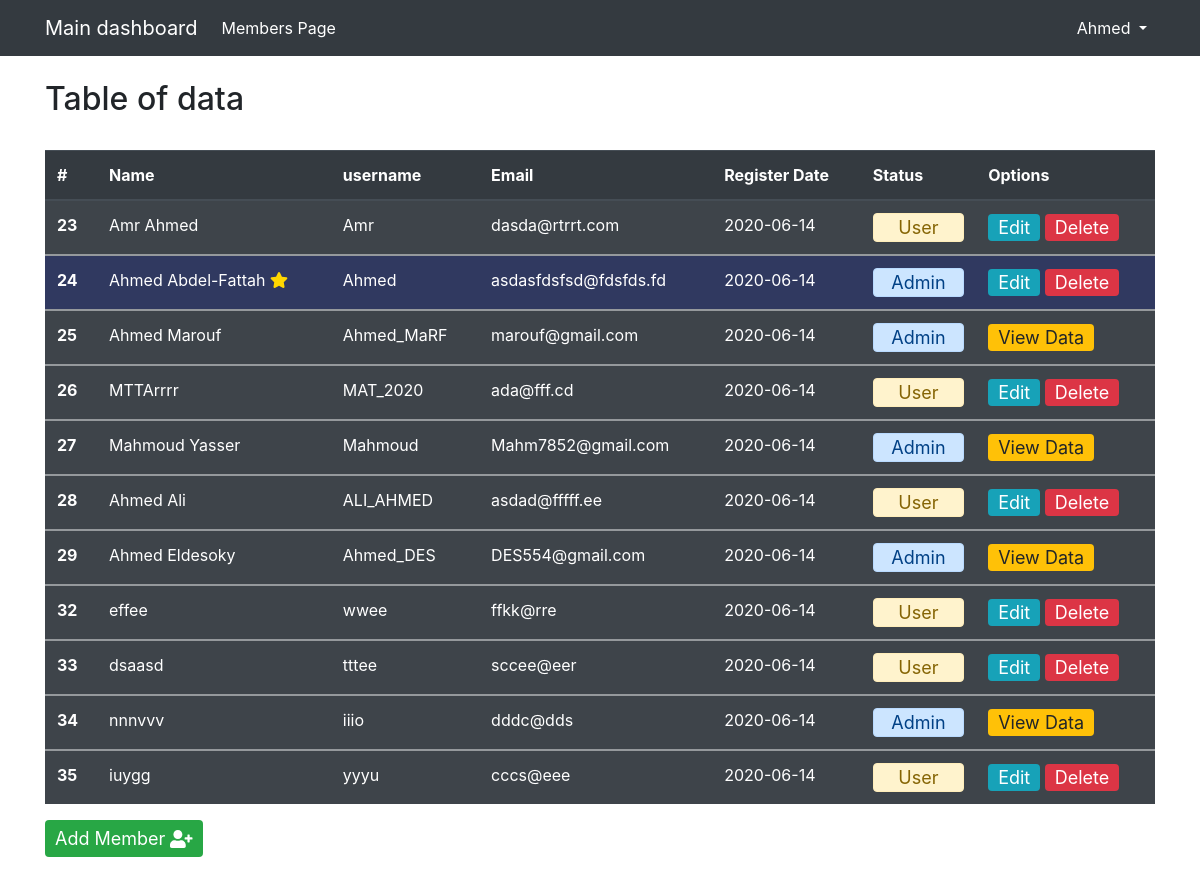
The page /members.php (signed in) on the database its author committed.
### tables this page shows
CREATE TABLE `hosters` (
  `ID` int(11) NOT NULL,
  `name` varchar(255) NOT NULL,
  `username` varchar(255) NOT NULL,
  `password` varchar(255) NOT NULL,
  `email` varchar(255) NOT NULL,
  `phone` int(11) NOT NULL,
  `date` date NOT NULL,
  `trust_status` tinyint(2) NOT NULL
);

### members.php (the view, shortened to what this page needs)
<?php
    if(isset($_SESSION['username'])) {
        include "init.php";
        if(!isset($_GET['do'])) {
            $do = "Manage";
        } else {
            $do = $_GET['do'];
        }
        echo "<div class='container'>";
        if($do == "Manage") {
            $stmt = $con->prepare("SELECT * FROM hosters");
            $stmt->execute();
            $rows = $stmt->fetchAll();
            echo "<br><h2>Table of data</h2><br>";
            echo "<div class='total_table'>";
            echo "<table class='table table-striped table-dark'>";
                echo "<thead>";
                    echo "<tr>";
                        echo "<th scope='col'>#</th>";
                        echo "<th scope='col'>Name</th>";
                        echo "<th scope='col'>username</th>";
                        echo "<th scope='col'>Email</th>";
                        echo "<th scope='col'>Register Date</th>";
                        echo "<th scope='col'>Status</th>";
                        echo "<th scope='col'>Options</th>";
                    echo "</tr>";
                echo "</thead>";
            foreach($rows as $row) {
                echo "<tbody>";
                    if ($_SESSION['ID'] == $row['ID']) {
                        echo "<tr style='background:#303960;'>";
                    } else {
                        echo "<tr>";
                    }
                        echo "<th scope='row'>" . $row['ID'] . "</th>";
                        if ($_SESSION['ID'] == $row['ID']) {
                            echo "<td>" . $row['name'] . " <i class='fas fa-star'></i></td>";
                        } else {
                            echo "<td>" . $row['name'] . "</td>";
                        }
                        echo "<td>" . $row['username'] . "</td>";
                        echo "<td>" . $row['email'] . "</td>";
                        echo "<td>" . $row['date'] . "</td>";
                        echo "<td>";
                            if($row['trust_status'] == 1) {
                                echo "<p class='status_para alert alert-primary'>Admin</p>";
                            } else {
                                echo "<p class='status_para alert alert-warning'>User</p>";
                            }
                        echo "</td>";
                        if(($_SESSION['username'] == $row['username']) || ($row['trust_status'] == 2)){
                            echo "<td>
                            <a href='?do=Edit&ID=" . $row['ID']  . "'> <button style='border:none; padding: 0 10px; font-size:18px;' class='btn btn-info'>Edit</button></a>
                            <a href='?do=Delete&ID=" . $row['ID']  . "'><button style='border:none; padding: 0 10px; font-size:18px;' class='btn btn-danger'>Delete</button></a>
                            </td>";
                        } else {
                            echo "<td>
                            <a href='?do=View&ID=" . $row['ID']  . "'> <button style='border:none; padding: 0 10px; font-size:18px;' class='btn btn-warning'>View Data</button></a>
                            </td>";
                        }
                            echo "</tr>";
                echo "</tbody>";
            }
            echo "</table>";
            echo "</div>";
            echo "<a href='?do=Add'><button style='border:none; padding: 5px 10px; font-size:18px; margin-bottom: 30px;' class='btn btn-success'>Add Member  <i class='fas fa-user-plus'></i></button></a>";
        } else if($do == "Add") { ?>
            <br><h2>Add Member</h2><br>
            <form  method="POST" action="?do=Insert">
                <div class="form-row">
                    <div class="form-group col-md-6">
                        <label>Name</label>
                        <input type="text" class="form-control" name="name_add" placeholder="Name" required>
                    </div>
                    <div class="form-group col-md-6">
                        <label>Password</label>
                        <input type="password" class="form-control" name="password_add" placeholder="Password" required>
                    </div>
                </div>
                <div class="form-row">
                    <div class="form-group col-md-6">
                        <label>Username</label>
                        <input type="text" class="form-control" name="username_add" placeholder="Userame" required>
                    </div>
                    <div class="form-group col-md-6">
                        <label>Email</label>
                        <input type="email" class="form-control" name="email_add" placeholder="Email" required>
                    </div>
                </div>
                <div class="form-row">
                    <div class="form-group col-md-6">
                        <label>Phone</label>
                        <input type="tel" class="form-control" name="phone_add" placeholder="Phone" required>
                    </div>
                    <div class="form-group col-md-6">
                        <label>Trust Status</label>
                        <select name="status_add" class="form-control" id="">
                            <option value="1">Admin</option>
                            <option value="2">User</option>
                        </select>
                    </div>
                </div>
                <button type="submit" class="btn btn-primary">Sign in</button>
            </form>
        <?php
        } else if($do == "Insert") {
            if( $_SERVER['REQUEST_METHOD'] == "POST") {
                $name_add       = $_POST['name_add'];
                $password_add   = $_POST['password_add'];
                $password_add_hased = password_hash($password_add, PASSWORD_DEFAULT);
                $username_add   = $_POST['username_add'];
                $email_add      = $_POST['email_add'];
                $phone_add      = $_POST['phone_add'];
                $status_add     = $_POST['status_add'];
                $stmt = $con->prepare("INSERT INTO hosters(name,username,password,email,phone,date,trust_status) VALUES(:nameInsert,:username,:passwordInsert,:emailInsert,:phoneInsert,now(),:trust_status)");
                $stmt->execute(array(
                    ":nameInsert"           => $name_add,
                    ":username"             => $username_add,
                    ":passwordInsert"       => $password_add_hased,
                    ":emailInsert"          => $email_add,
                    ":phoneInsert"          => $phone_add,
                    ":trust_status"         => $status_add
                ));
                echo "<br><br><h2 class='alert alert-success'>Success One Member added<h2>";
                timer(3,"?members.php");
            } else {
                header("location:index.php");
                exit();
            }
        } else if($do == "Edit") {
            if ( isset($_GET['ID']) && is_numeric($_GET['ID'])) {
            $ID_Edit = $_GET['ID'];
            $stmt = $con->prepare("SELECT * FROM hosters WHERE ID = ?");
            $stmt->execute( array($ID_Edit) );
            $row_edt = $stmt->fetch();
        ?>
            <br><h2>Edit the data of Member</h2><br>
            <form  method="POST" action="?do=Update">
                <div class="form-row">
                    <input type="text" value="<?php echo $row_edt['ID']?>" name="ID_edit" style="display:none;">
                    <div class="form-group col-md-6">
                        <label>Name</label>
                        <input type="text" class="form-control" name="name_edit"
                        value="<?php echo $row_edt['name']?>">
                    </div>
                    <div class="form-group col-md-6">
                        <label>Password</label>
                        <?php
                            if($_SESSION['ID'] != $row_edt['ID']){
                                echo "<input type='password' name='password_edit' class='form-control' readonly>";
                            } else {
                                echo "<input type='password' class='form-control' name='password_edit'>";
                            }
                        ?>
                    </div>
                </div>
                <div class="form-row">
                    <div class="form-group col-md-6">
                        <label>Username</label>
                        <input type="text" class="form-control" name="username_edit"
                        value="<?php echo $row_edt['username']?>">
                    </div>
                    <div class="form-group col-md-6">
                        <label>Email</label>
                        <input type="email" class="form-control" name="email_edit"
                        value="<?php echo $row_edt['email']?>">
                    </div>
                </div>
                <div class="form-row">
                    <div class="form-group col-md-6">
                        <label>Phone</label>
                        <input type="tel" class="form-control" name="phone_edit"
                        value="<?php echo $row_edt['phone']?>">
                    </div>
                    <div class="form-group col-md-6">
                        <label>Trust Status</label>
                        <select name="status_edit" class="form-control" id="">
                            <?php
                                if($row_edt['trust_status'] == 1) {
                                    echo "<option value='1' selected>Admin</option>";
                                    echo "<option value='2'>User</option>";
                                } else {
                                    echo "<option value='1'>Admin</option>";
                                    echo "<option value='2' selected>User</option>";
                                }
                            ?>
                        </select>
                    </div>
                </div>
                <button type="submit" class="btn btn-primary">Update</button>
            </form>
        <?php
            } else {
                header("location:index.php");
            }
        } else if($do == "Update") {
            if($_SERVER['REQUEST_METHOD'] == "POST") {
                $ID_update              = $_POST['ID_edit'];
                $name_update            = $_POST['name_edit'];
                $password_update        = $_POST['password_edit'];
                $password_update_hased  = password_hash($password_update,PASSWORD_DEFAULT);
                $username_update        = $_POST['username_edit'];
                $email_update           = $_POST['email_edit'];
                $phone_update           = $_POST['phone_edit'];
                $status_update          = $_POST['status_edit'];
                $stmt_pass = $con->prepare("SELECT password FROM hosters WHERE ID=?");
                $stmt_pass->execute(array($ID_update));
                $run_past_pass = $stmt_pass->fetch();
                $past_pass = $run_past_pass['password'];
                $stmt = $con->prepare("UPDATE hosters SET name=?,username=?,password=?,email=?,phone=?,trust_status=? WHERE ID = ?");
                    if( empty($password_update) ) {
                        $stmt->execute(array(
                            $name_update,
                            $username_update,
                            $past_pass,
                            $email_update,
                            $phone_update,
                            $status_update,
                            $ID_update
                        ));
                    } else {
                        $stmt->execute(array(
                            $name_update,
                            $username_update,
                            $password_update_hased,
                            $email_update,
                            $phone_update,
                            $status_update,
                            $ID_update
                        ));
                    }
                echo "<br><br><h2 class='alert alert-success'>One Record Updated</h2>";
                timer(3,"?members.php");
            } else {
                header("location:index.php");
            }
        } else if($do == "View") {
            if ( isset($_GET['ID']) && is_numeric($_GET['ID'])) {
            $ID_View = $_GET['ID'];
            $stmt = $con->prepare("SELECT * FROM hosters WHERE ID = ?");
            $stmt->execute( array($ID_View) );
            $row_view = $stmt->fetch();
        ?>
            <br><h2>View the data</h2><br>
            <form>
                <div class="form-row">
                    <input type="text" value="<?php echo $row_view['ID']?>" style="display:none;">
                    <div class="form-group col-md-6">
                        <label>Name</label>
                        <input type="text" class="form-control"
                        value="<?php echo $row_view['name']?>" readonly>
                    </div>
                    <div class="form-group col-md-6">
                        <label>Password</label>
                        <input type="password" class="form-control" readonly>
                    </div>
                </div>
                <div class="form-row">
                    <div class="form-group col-md-6">
                        <label>Username</label>
                        <input type="text" class="form-control"
                        value="<?php echo $row_view['username']?>" readonly>
                    </div>
                    <div class="form-group col-md-6">
                        <label>Email</label>
                        <input type="email" class="form-control"
                        value="<?php echo $row_view['email']?>" readonly>
                    </div>
                </div>
                <div class="form-row">
                    <div class="form-group col-md-6">
                        <label>Phone</label>
                        <input type="tel" class="form-control"
                        value="<?php echo $row_view['phone']?>" readonly>
                    </div>
                    <div class="form-group col-md-6">
                        <label>Trust Status</label>
                            <?php
                                if($row_view['trust_status'] == 1) {
                                    echo "<input type='text' class='form-control'
                                        value='Admin' readonly>";
                                } else {
                                    echo "<input type='text' class='form-control'
                                        value='User' readonly>";
                                }
                            ?>
                    </div>
                </div>
                <a href="?do=Manage"><button type="submit" class="btn btn-primary">Members Page</button></a>
            </form>
        <?php
            } else {
                header("location:index.php");
            }
        } else if($do == "Delete") {
            if(isset($_GET['ID']) && is_numeric($_GET['ID'])) {
                $del_member = $_GET['ID'];
                if( $_SESSION['ID'] == $del_member ) {
                    $stmt = $con->prepare("DELETE FROM hosters WHERE ID = :del_member");
                    $stmt->bindParam(":del_member" , $del_member);
                    $stmt->execute();
                    echo "<br><br><h2 class='alert alert-secondary'>One Record Deleted</h2>";
                    echo "<p class='alert alert-info'>Thank You For Your Time With US</p>";
                    timer(3,"logout.php");
                } else {
                    $stmt = $con->prepare("DELETE FROM hosters WHERE ID = :del_member");
                    $stmt->bindParam(":del_member" , $del_member);
                    $stmt->execute();
                    echo "<br><br><h2 class='alert alert-secondary'>One Record Deleted</h2>";
                    timer(3,"?members.php");
                }
            } else {
                header("location:index.php");
            }
        }
    ?>
<?php
    echo "</div>";
    } else {
        header("Location:index.php");
        exit();
    }

### rows shown on the page
hosters: ID "23", name "Amr Ahmed", username "Amr", email "dasda@rtrrt.com", date "2020-06-14", trust_status "User"
hosters: ID "24", name "Ahmed Abdel-Fattah", username "Ahmed", email "asdasfdsfsd@fdsfds.fd", date "2020-06-14", trust_status "Admin"
hosters: ID "25", name "Ahmed Marouf", username "Ahmed_MaRF", email "marouf@gmail.com", date "2020-06-14", trust_status "Admin"
hosters: ID "26", name "MTTArrrr", username "MAT_2020", email "ada@fff.cd", date "2020-06-14", trust_status "User"
hosters: ID "27", name "Mahmoud Yasser", username "Mahmoud", email "Mahm7852@gmail.com", date "2020-06-14", trust_status "Admin"
hosters: ID "28", name "Ahmed Ali", username "ALI_AHMED", email "asdad@fffff.ee", date "2020-06-14", trust_status "User"
hosters: ID "29", name "Ahmed Eldesoky", username "Ahmed_DES", email "DES554@gmail.com", date "2020-06-14", trust_status "Admin"
hosters: ID "32", name "effee", username "wwee", email "ffkk@rre", date "2020-06-14", trust_status "User"
hosters: ID "33", name "dsaasd", username "tttee", email "sccee@eer", date "2020-06-14", trust_status "User"
hosters: ID "34", name "nnnvvv", username "iiio", email "dddc@dds", date "2020-06-14", trust_status "Admin"
hosters: ID "35", name "iuygg", username "yyyu", email "cccs@eee", date "2020-06-14", trust_status "User"

### other values the page prints
$_SESSION['username'] "Ahmed"
